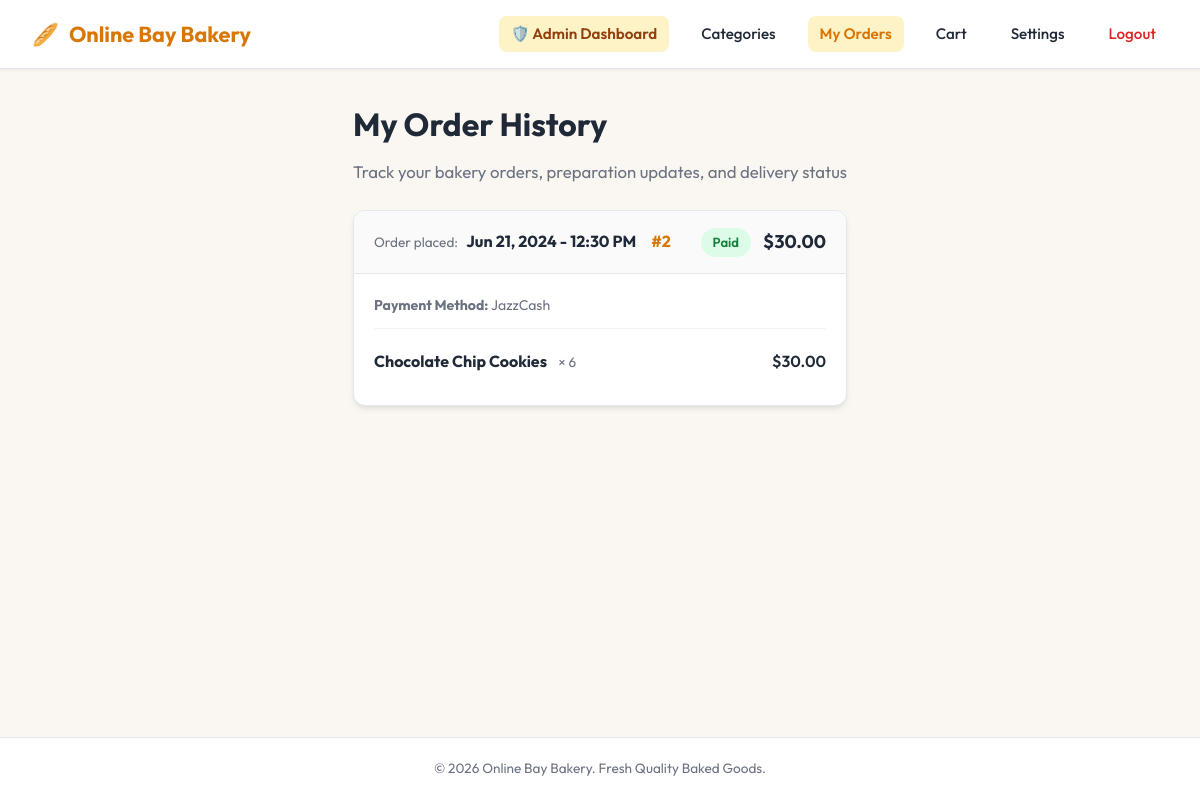
/my_orders.php (signed in), run on the app's committed database.
### tables this page shows
CREATE TABLE `orders` (
  `id` int(11) NOT NULL,
  `customer_id` int(11) DEFAULT NULL,
  `total_amount` decimal(10,2) DEFAULT NULL,
  `payment_method` varchar(50) DEFAULT NULL,
  `payment_status` varchar(50) DEFAULT NULL,
  `order_date` timestamp NOT NULL DEFAULT current_timestamp()
);

CREATE TABLE `order_items` (
  `id` int(11) NOT NULL,
  `order_id` int(11) DEFAULT NULL,
  `product_id` int(11) DEFAULT NULL,
  `quantity` int(11) DEFAULT NULL,
  `price` decimal(10,2) DEFAULT NULL
);

CREATE TABLE `products` (
  `id` int(11) NOT NULL,
  `category_id` int(11) DEFAULT NULL,
  `name` varchar(100) DEFAULT NULL,
  `description` text DEFAULT NULL,
  `price` decimal(10,2) DEFAULT NULL,
  `image` varchar(255) DEFAULT NULL,
  `image_path` varchar(255) DEFAULT NULL
);

### my_orders.php (the view, shortened to what this page needs)
<?php
$customer_id = (int)$_SESSION['customer_id'];
$conn = getDbConnection();
$stmt = $conn->prepare("SELECT * FROM orders WHERE customer_id = ? ORDER BY order_date DESC");
$stmt->bind_param("i", $customer_id);
$stmt->execute();
$orders_result = $stmt->get_result();
$orders = [];
$order_ids = [];
while ($row = $orders_result->fetch_assoc()) {
    $orders[] = $row;
    $order_ids[] = (int)$row['id'];
}
$items_map = [];
if (!empty($order_ids)) {
    $id_list = implode(',', $order_ids);
    $items_res = $conn->query("SELECT order_items.*, products.name as product_name, products.image_path
                               FROM order_items
                               JOIN products ON order_items.product_id = products.id
                               WHERE order_items.order_id IN ($id_list)");
    if ($items_res) {
        while ($it = $items_res->fetch_assoc()) {
            $items_map[$it['order_id']][] = $it;
        }
    }
}
?>
<!DOCTYPE html>
<html lang="en">
<head>
    <link rel="stylesheet" href="style.css">
</head>
<body>
    <nav class="navbar">
        <a href="products.php" class="brand-logo">
            <span>🥖</span> Online Bay Bakery
        </a>
        <div class="nav-links">
            <?php if (isset($_SESSION['role']) && $_SESSION['role'] === 'admin'): ?>
                <a href="admin_dashboard.php" style="background:#fef3c7; color:#92400e; font-weight:600;">🛡️ Admin Dashboard</a>
            <?php endif; ?>
            <a href="products.php">Categories</a>
            <a href="my_orders.php" class="active">My Orders</a>
            <a href="view_cart.php">Cart</a>
            <a href="account_settings.php">Settings</a>
            <a href="logout.php" class="btn-logout">Logout</a>
        </div>
    </nav>
    <div class="container" style="max-width: 900px;">
        <div class="page-header" style="text-align: left; margin-bottom: 25px;">
            <h1>My Order History</h1>
            <p>Track your bakery orders, preparation updates, and delivery status</p>
        </div>
        <?php if (empty($orders)): ?>
            <div class="form-box" style="text-align:center; padding:50px 20px; max-width:100%;">
                <div style="font-size:3rem; margin-bottom:12px;">🛍️</div>
                <h3>No Orders Yet</h3>
                <p style="color:var(--gray); margin-bottom:20px;">You haven't placed any bakery orders yet. Explore our fresh cakes, breads, and pastries!</p>
                <a href="products.php" class="btn btn-primary" style="width:auto; padding:12px 28px;">
                    Explore Menu &rarr;
                </a>
            </div>
        <?php else: ?>
            <?php foreach ($orders as $ord):
                $oid = $ord['id'];
                $status_class = str_replace(' ', '-', $ord['payment_status']);
                $items = $items_map[$oid] ?? [];
            ?>
                <div class="order-card">
                    <div class="order-header">
                        <div>
                            <span style="font-size:0.85rem; color:var(--gray);">Order placed:</span>
                            <strong style="color:var(--dark); margin-left:5px;">
                                <?php echo date('M d, Y - h:i A', strtotime($ord['order_date'])); ?>
                            </strong>
                            <span style="margin-left:12px; color:var(--primary); font-weight:700;">#<?php echo $oid; ?></span>
                        </div>
                        <div style="display:flex; align-items:center; gap:12px;">
                            <span class="status-badge status-<?php echo htmlspecialchars($status_class); ?>">
                                <?php echo htmlspecialchars($ord['payment_status']); ?>
                            </span>
                            <strong style="font-size:1.15rem; color:var(--dark);">
                                $<?php echo number_format($ord['total_amount'], 2); ?>
                            </strong>
                        </div>
                    </div>
                    <div class="order-body">
                        <div style="font-size:0.88rem; color:var(--gray); margin-bottom:12px;">
                            <strong>Payment Method:</strong> <?php echo htmlspecialchars($ord['payment_method']); ?>
                        </div>
                        <div style="border-top:1px solid #f1f5f9; padding-top:10px;">
                            <?php if (empty($items)): ?>
                                <p style="color:var(--gray); font-size:0.9rem;">Items details recorded.</p>
                            <?php else: ?>
                                <?php foreach ($items as $it): ?>
                                    <div class="item-row">
                                        <div>
                                            <strong style="color:var(--dark);"><?php echo htmlspecialchars($it['product_name']); ?></strong>
                                            <span style="color:var(--gray); font-size:0.85rem; margin-left:8px;">&times; <?php echo (int)$it['quantity']; ?></span>
                                        </div>
                                        <div style="font-weight:600; color:var(--dark);">
                                            $<?php echo number_format($it['price'] * $it['quantity'], 2); ?>
                                        </div>
                                    </div>
                                <?php endforeach; ?>
                            <?php endif; ?>
                        </div>
                    </div>
                </div>
            <?php endforeach; ?>
        <?php endif; ?>
    </div>
    <footer>
        <p>&copy; <?php echo date('Y'); ?> Online Bay Bakery. Fresh Quality Baked Goods.</p>
    </footer>
</body>
</html>

### style.css (style rules this page uses)
:root { --primary: #d97706; --primary-hover: #b45309; --primary-light: #fef3c7; --dark: #1f2937; --gray: #6b7280; --light-gray: #f3f4f6; --border: #e5e7eb; --bg: #faf7f2; --card-bg: #ffffff; --shadow: 0 4px 6px -1px rgba(0, 0, 0, 0.08), 0 2px 4px -1px rgba(0, 0, 0, 0.04); --shadow-lg: 0 10px 15px -3px rgba(0, 0, 0, 0.1), 0 4px 6px -2px rgba(0, 0, 0, 0.05); --radius: 12px; }
* { box-sizing: border-box; margin: 0; padding: 0; }
body { font-family: 'Outfit', -apple-system, BlinkMacSystemFont, "Segoe UI", Roboto, sans-serif; background-color: var(--bg); color: var(--dark); line-height: 1.6; min-height: 100vh; display: flex; flex-direction: column; }
.navbar { background: #ffffff; border-bottom: 1px solid var(--border); padding: 16px 32px; display: flex; justify-content: space-between; align-items: center; box-shadow: 0 1px 3px rgba(0,0,0,0.05); position: sticky; top: 0; z-index: 100; }
.brand-logo { display: flex; align-items: center; gap: 10px; text-decoration: none; font-size: 1.35rem; font-weight: 700; color: var(--primary); }
.nav-links { display: flex; align-items: center; gap: 20px; }
.nav-links a { text-decoration: none; color: var(--dark); font-weight: 500; font-size: 0.95rem; transition: color 0.2s; padding: 6px 12px; border-radius: 8px; }
.nav-links a.active { color: var(--primary); background: var(--primary-light); font-weight: 600; }
.btn-logout { color: #dc2626 !important; }
.container { max-width: 1100px; margin: 30px auto; padding: 0 20px; flex: 1; }
.page-header { text-align: center; margin-bottom: 35px; }
.page-header h1, .page-header h2 { font-size: 2rem; font-weight: 700; color: var(--dark); margin-bottom: 8px; }
.page-header p { color: var(--gray); font-size: 1.05rem; }
footer { background: #ffffff; border-top: 1px solid var(--border); padding: 20px; text-align: center; font-size: 0.85rem; color: var(--gray); margin-top: auto; }

### my_orders.php (style rules this page uses)
.status-badge { display: inline-block; padding: 4px 12px; border-radius: 20px; font-size: 0.82rem; font-weight: 600; }
.status-Paid, .status-Completed { background: #dcfce7; color: #15803d; }
.order-card { background: #ffffff; border-radius: var(--radius); box-shadow: var(--shadow); border: 1px solid var(--border); margin-bottom: 20px; overflow: hidden; }
.order-header { padding: 16px 20px; background: #fafafa; border-bottom: 1px solid var(--border); display: flex; justify-content: space-between; align-items: center; flex-wrap: wrap; gap: 10px; }
.order-body { padding: 20px; }
.item-row { display: flex; justify-content: space-between; align-items: center; padding: 10px 0; border-bottom: 1px solid #f1f5f9; }
.item-row:last-child { border-bottom: none; }

### data on the page
orders: order_date "Jun 21, 2024 - 12:30 PM", id "2", payment_status "Paid", total_amount "30.00", payment_method "JazzCash"
order_items: product.name "Chocolate Chip Cookies", quantity "6", $it['price'] * $it['quantity'] "30.00"
